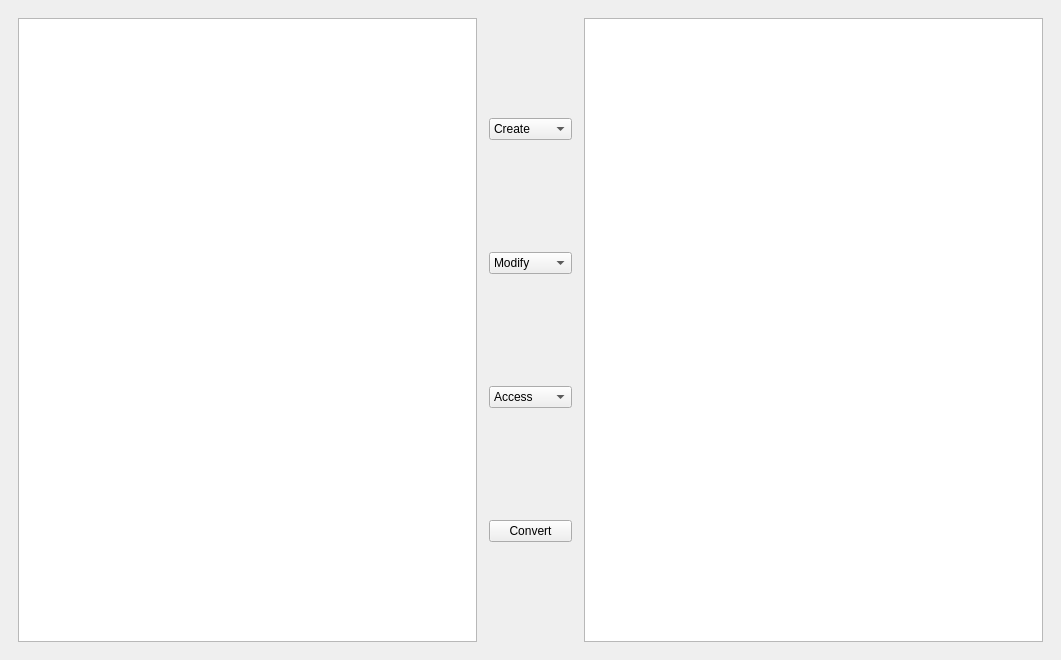
<?xml version="1.0" encoding="UTF-8"?>
<ui version="4.0">
 <class>MainWindow</class>
 <widget class="QMainWindow" name="MainWindow">
  <property name="geometry">
   <rect>
    <x>0</x>
    <y>0</y>
    <width>1061</width>
    <height>660</height>
   </rect>
  </property>
  <property name="sizePolicy">
   <sizepolicy hsizetype="Preferred" vsizetype="Preferred">
    <horstretch>0</horstretch>
    <verstretch>0</verstretch>
   </sizepolicy>
  </property>
  <property name="windowTitle">
   <string>MainWindow</string>
  </property>
  <widget class="QWidget" name="centralwidget">
   <property name="sizePolicy">
    <sizepolicy hsizetype="Maximum" vsizetype="Maximum">
     <horstretch>0</horstretch>
     <verstretch>0</verstretch>
    </sizepolicy>
   </property>
   <layout class="QHBoxLayout" name="horizontalLayout_2">
    <property name="spacing">
     <number>12</number>
    </property>
    <property name="leftMargin">
     <number>18</number>
    </property>
    <property name="topMargin">
     <number>18</number>
    </property>
    <property name="rightMargin">
     <number>18</number>
    </property>
    <property name="bottomMargin">
     <number>18</number>
    </property>
    <item>
     <widget class="QTreeView" name="getTree"/>
    </item>
    <item>
     <layout class="QVBoxLayout" name="vLyt">
      <item>
       <widget class="QComboBox" name="cCbb">
        <item>
         <property name="text">
          <string>Create</string>
         </property>
        </item>
        <item>
         <property name="text">
          <string>-&gt; Create</string>
         </property>
        </item>
        <item>
         <property name="text">
          <string>-&gt; Modify</string>
         </property>
        </item>
        <item>
         <property name="text">
          <string>-&gt; Access</string>
         </property>
        </item>
        <item>
         <property name="text">
          <string>Create &lt;-</string>
         </property>
        </item>
        <item>
         <property name="text">
          <string>Modify &lt;-</string>
         </property>
        </item>
        <item>
         <property name="text">
          <string>Access &lt;-</string>
         </property>
        </item>
        <item>
         <property name="text">
          <string>Now</string>
         </property>
        </item>
       </widget>
      </item>
      <item>
       <widget class="QComboBox" name="mCbb">
        <item>
         <property name="text">
          <string>Modify</string>
         </property>
        </item>
        <item>
         <property name="text">
          <string>-&gt; Create</string>
         </property>
        </item>
        <item>
         <property name="text">
          <string>-&gt; Modify</string>
         </property>
        </item>
        <item>
         <property name="text">
          <string>-&gt; Access</string>
         </property>
        </item>
        <item>
         <property name="text">
          <string>Create &lt;-</string>
         </property>
        </item>
        <item>
         <property name="text">
          <string>Modify &lt;-</string>
         </property>
        </item>
        <item>
         <property name="text">
          <string>Access &lt;-</string>
         </property>
        </item>
        <item>
         <property name="text">
          <string>Now</string>
         </property>
        </item>
       </widget>
      </item>
      <item>
       <widget class="QComboBox" name="aCbb">
        <item>
         <property name="text">
          <string>Access</string>
         </property>
        </item>
        <item>
         <property name="text">
          <string>-&gt; Create</string>
         </property>
        </item>
        <item>
         <property name="text">
          <string>-&gt; Modify</string>
         </property>
        </item>
        <item>
         <property name="text">
          <string>-&gt; Access</string>
         </property>
        </item>
        <item>
         <property name="text">
          <string>Create &lt;-</string>
         </property>
        </item>
        <item>
         <property name="text">
          <string>Modify &lt;-</string>
         </property>
        </item>
        <item>
         <property name="text">
          <string>Access &lt;-</string>
         </property>
        </item>
        <item>
         <property name="text">
          <string>Now</string>
         </property>
        </item>
       </widget>
      </item>
      <item>
       <widget class="QPushButton" name="ConvertBtn">
        <property name="sizePolicy">
         <sizepolicy hsizetype="Minimum" vsizetype="Fixed">
          <horstretch>0</horstretch>
          <verstretch>0</verstretch>
         </sizepolicy>
        </property>
        <property name="text">
         <string>Convert</string>
        </property>
       </widget>
      </item>
     </layout>
    </item>
    <item>
     <widget class="QTreeView" name="setTree"/>
    </item>
   </layout>
  </widget>
 </widget>
 <resources/>
 <connections/>
</ui>
